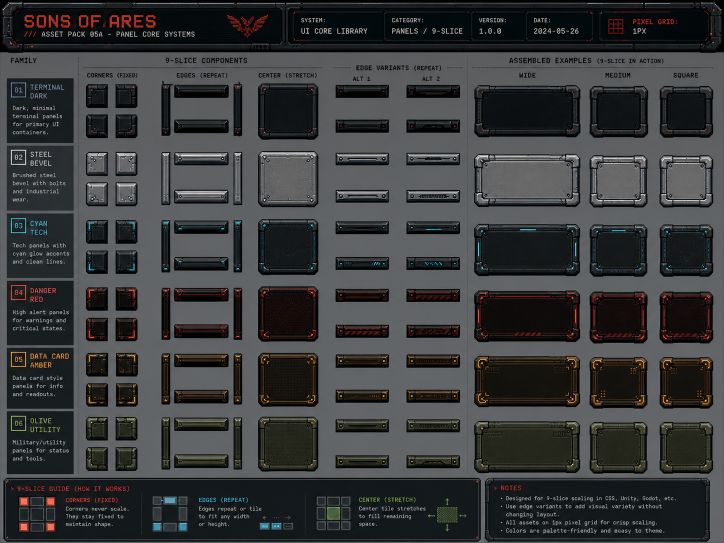
#> input picture assets/ui_assets_uploaded/asset_pack1.png, 1448 x 1086 px (shown at 1/2 size); its folder holds only this picture in this run
$ python slice_ui_assets.py
#> lines starting #> are read from the running program, lines starting #| are printed output that depends on the picture; after the words box and inside, x2 and y2 are one past the last pixel; in counts of white or black regions, pixels touching at a corner belong together
import argparse
import glob
import os
import shutil
from pathlib import Path

import numpy as np
from PIL import Image
from scipy import ndimage


INPUT_DIR = "assets/ui_assets_uploaded"
OUTPUT_DIR = "assets/ui_assets_wip"


def get_background_color(img):
    pixels = img[:, :, :3].reshape(-1, 3)
    quantized = (pixels // 10) * 10
    colors, counts = np.unique(quantized, axis=0, return_counts=True)
    dominant_quantized = colors[np.argmax(counts)]

    mask = np.all((pixels // 10) * 10 == dominant_quantized, axis=1)
    return np.median(pixels[mask], axis=0)


def build_foreground_mask(img, tolerance):
    bg_color = get_background_color(img)
    lower = np.clip(bg_color.astype(int) - tolerance, 0, 255).astype(np.uint8)
    upper = np.clip(bg_color.astype(int) + tolerance, 0, 255).astype(np.uint8)

    background_mask = np.all((img[:, :, :3] >= lower) & (img[:, :, :3] <= upper), axis=2)
    foreground_mask = ~background_mask

    # Clean isolated JPG/composite flecks before grouping nearby pixels.
    foreground_mask = ndimage.binary_opening(foreground_mask, structure=np.ones((2, 2), dtype=bool))
    return background_mask, foreground_mask, bg_color


def is_inside(inner, outer):
    x1, y1, w1, h1 = inner
    x2, y2, w2, h2 = outer
    return x1 >= x2 and y1 >= y2 and (x1 + w1) <= (x2 + w2) and (y1 + h1) <= (y2 + h2)


def crop_to_alpha(crop):
    alpha = crop[:, :, 3]
    ys, xs = np.nonzero(alpha)
    if len(xs) == 0 or len(ys) == 0:
        return None

    left, right = xs.min(), xs.max() + 1
    top, bottom = ys.min(), ys.max() + 1
    return crop[top:bottom, left:right]


def reject_reason(box, stats_area, foreground_mask, image_shape, pack_name):
    x, y, w, h = box
    img_h, img_w = image_shape[:2]
    img_area = img_h * img_w
    box_area = w * h
    fg_area = int(np.count_nonzero(foreground_mask[y : y + h, x : x + w]))
    density = fg_area / box_area if box_area else 0
    aspect = w / h if h else 999

    # The uploaded sheets have a marketing/header strip and instructional footer.
    if y < img_h * 0.055:
        return "catalog header"
    if pack_name != "asset_pack3" and y < img_h * 0.18 and (w > 35 or density < 0.5):
        return "catalog label"
    if y + h > img_h * 0.92:
        return "catalog footer"

    # Full-row separators and page/container outlines are sheet layout, not assets.
    if w > img_w * 0.86 or h > img_h * 0.86:
        return "sheet frame"
    if w > img_w * 0.38 and h > img_h * 0.32:
        return "category block"

    if w < 12 or h < 12:
        return "tiny speck"
    if fg_area < max(36, img_area * 0.00002):
        return "low foreground"

    # Text fragments on these sheets are usually short, sparse, and unframed.
    if h <= 22 and aspect >= 2.0 and density < 0.52:
        return "thin text"
    if h <= 36 and w >= 42 and density < 0.34:
        return "label text"
    if h <= 36 and w >= 86:
        return "section label"
    if h <= 48 and aspect >= 4.5 and density < 0.44:
        return "long label"
    if h <= 34 and 40 <= w <= 130 and density < 0.62:
        return "small text plate"

    # Catalog description blocks are often left-side multiline text.
    if x < img_w * 0.105 and h > 34:
        return "family copy"

    # Decorative scale bars and barcodes are useful only as part of a framed panel.
    if aspect >= 7.0 and h <= 38 and density < 0.46:
        return "wide rule"
    if 28 <= w <= 95 and 34 <= h <= 105 and density < 0.38:
        return "barcode or microtext"
    if h >= 42 and w <= 80 and density < 0.20:
        return "vertical label"

    # Very sparse connected components are usually anti-aliased text/noise.
    if density < 0.055 and stats_area < img_area * 0.004:
        return "sparse noise"

    return None


def collect_boxes(img, foreground_mask, close_kernel, pack_name):
    kernel = np.ones((close_kernel, close_kernel), dtype=bool)
    closed_mask = ndimage.binary_closing(foreground_mask, structure=kernel)
    labels, num_labels = ndimage.label(closed_mask, structure=np.ones((3, 3), dtype=bool))
    slices = ndimage.find_objects(labels)

    boxes = []
    rejected = {}
    for label_idx, component_slice in enumerate(slices, start=1):
        if component_slice is None:
            continue
        y_slice, x_slice = component_slice
        y = int(y_slice.start)
        x = int(x_slice.start)
        h = int(y_slice.stop - y_slice.start)
        w = int(x_slice.stop - x_slice.start)
        box = (x, y, w, h)
        stats_area = int(np.count_nonzero(labels[component_slice] == label_idx))
        reason = reject_reason(box, stats_area, foreground_mask, img.shape, pack_name)
        if reason:
            rejected[reason] = rejected.get(reason, 0) + 1
            continue
        boxes.append(box)

    final_boxes = []
    for box in boxes:
        if not any(box != other and is_inside(box, other) for other in boxes):
            final_boxes.append(box)

    final_boxes.sort(key=lambda item: (item[1], item[0]))
    return final_boxes, rejected


def process_image(filepath, output_dir, clean=False, tolerance=15, close_kernel=10):
    print(f"Reading {filepath}...")
    try:
        img = np.array(Image.open(filepath).convert("RGBA"))
    except OSError:
        print(f"Failed to read {filepath}")
        return 0

    background_mask, foreground_mask, bg_color = build_foreground_mask(img, tolerance)
    print(f"  Detected background color: {bg_color.astype(int).tolist()}")

    img[background_mask] = [0, 0, 0, 0]

    pack_name = Path(filepath).stem
    out_dir = Path(output_dir) / pack_name
    if clean and out_dir.exists():
        shutil.rmtree(out_dir)
    out_dir.mkdir(parents=True, exist_ok=True)

    boxes, rejected = collect_boxes(img, foreground_mask, close_kernel, pack_name)

    written = 0
    for written, (x, y, w, h) in enumerate(boxes, start=1):
        cropped = crop_to_alpha(img[y : y + h, x : x + w])
        if cropped is None:
            continue
        out_path = out_dir / f"slice_{written:03d}.png"
        Image.fromarray(cropped, mode="RGBA").save(out_path)

    reason_text = ", ".join(f"{reason}: {count}" for reason, count in sorted(rejected.items()))
    print(f"  Saved {written} slices to {out_dir}")
    if reason_text:
        print(f"  Rejected {sum(rejected.values())}: {reason_text}")
    return written


def parse_args():
    parser = argparse.ArgumentParser(description="Slice uploaded UI asset sheets into transparent PNGs.")
    parser.add_argument("--input-dir", default=INPUT_DIR)
    parser.add_argument("--output-dir", default=OUTPUT_DIR)
    parser.add_argument("--packs", help="Comma-separated pack stems or filenames, e.g. asset_pack3,asset_pack9")
    parser.add_argument("--clean", action="store_true", help="Remove each pack output directory before writing.")
    parser.add_argument("--tolerance", type=int, default=15, help="Background color tolerance.")
    parser.add_argument("--close-kernel", type=int, default=10, help="Morphological close kernel size.")
    return parser.parse_args()


def main():
    args = parse_args()
    Path(args.output_dir).mkdir(parents=True, exist_ok=True)

    images = sorted(glob.glob(os.path.join(args.input_dir, "*.png")))
    if args.packs:
        wanted = {Path(pack.strip()).stem for pack in args.packs.split(",") if pack.strip()}
        images = [path for path in images if Path(path).stem in wanted]

    total = 0
    for img_path in images:
        total += process_image(
            img_path,
            args.output_dir,
            clean=args.clean,
            tolerance=args.tolerance,
            close_kernel=args.close_kernel,
        )
#> in get_background_color, `colors, counts = np.unique(quantized, axis=0, return_counts=True)`: colors = 2453 rows, first 8: [0, 0, 0], [0, 0, 10], [0, 0, 20], [0, 0, 30], [0, 10, 0], [0, 10, 10], [0, 10, 20], [0, 10, 30]; counts = 2453 values, max 203373 at index 851, min 1 at index 13, mean 641.1
#> in get_background_color, `dominant_quantized = colors[np.argmax(counts)]`: dominant_quantized = [90, 100, 100]
#> in build_foreground_mask, `bg_color = get_background_color(img)`: bg_color = [98, 101, 103]
#> in build_foreground_mask, `lower = np.clip(bg_color.astype(int) - tolerance, 0, 255).astype(np.ui..`: lower = [83, 86, 88]
#> in build_foreground_mask, `upper = np.clip(bg_color.astype(int) + tolerance, 0, 255).astype(np.ui..`: upper = [113, 116, 118]
#> in build_foreground_mask, `background_mask = np.all((img[:, :, :3] >= lower) & (img[:, :, :3] <= ..`:
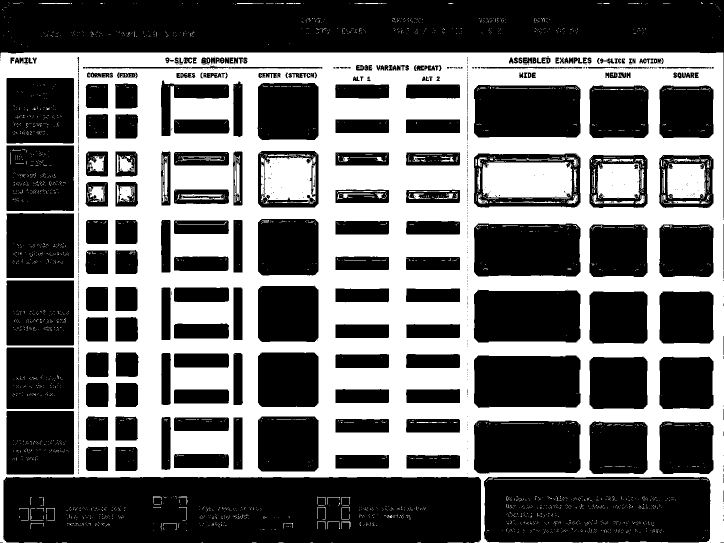
#> background_mask: shape (1086, 1448) bool (shown at 1/2 size); 41.1% white; 3513 white regions (3370 under 20 px), largest, box (x1, y1, x2, y2) and area: (0, 105, 1448, 1086) 594087, (965, 324, 1144, 397) 12216, (522, 314, 631, 407) 7849
#> in build_foreground_mask, `foreground_mask = ndimage.binary_opening(foreground_mask, structure=np..`:
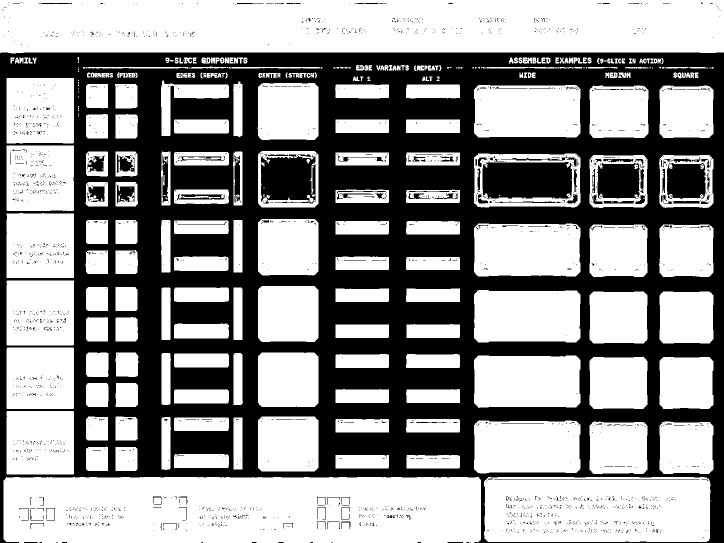
#> foreground_mask: shape (1086, 1448) bool (shown at 1/2 size); 58.6% white; 2607 black regions (2469 under 20 px), largest, box (x1, y1, x2, y2) and area: (0, 105, 1448, 1086) 596562, (965, 323, 1144, 399) 12420, (522, 309, 631, 407) 9153
#> in process_image, `background_mask, foreground_mask, bg_color = build_foreground_mask(img..`: bg_color = [98, 101, 103]
#|   Detected background color: [98, 101, 103]
#> in process_image, `img[background_mask] = [0, 0, 0, 0]`:
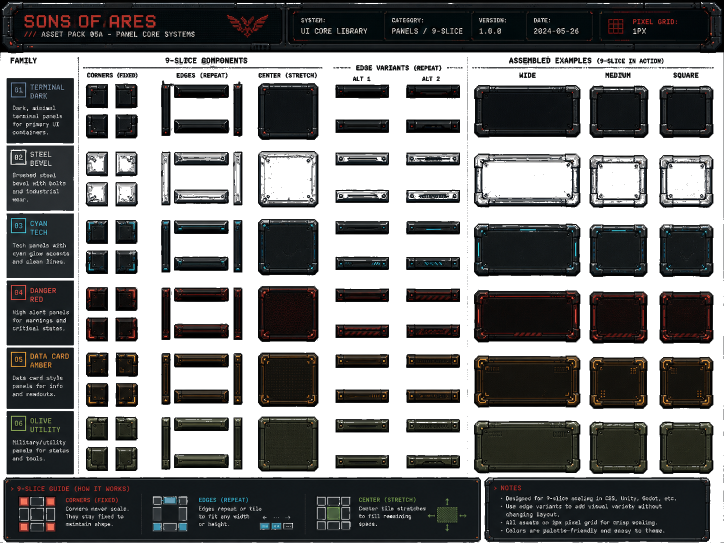
#> img: shape (1086, 1448, 4) (shown at 1/2 size); mean R, G, B, A 18.3, 18.7, 18.5, 150.3; transparent parts drawn white
#> in collect_boxes, `labels, num_labels = ndimage.label(closed_mask, structure=np.ones((3, ..`:
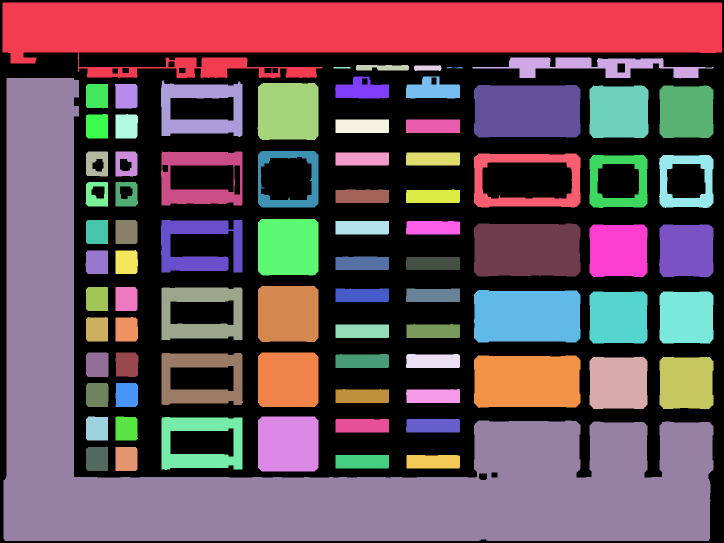
#> labels: shape (1086, 1448) int32 (shown at 1/2 size); 83 distinct labels, from 0 to 82; one colour per label, 0 black
#> in collect_boxes, `labels, num_labels = ndimage.label(closed_mask, structure=np.ones((3, ..`: num_labels = 82
#> in collect_boxes, `slices = ndimage.find_objects(labels)`: slices = 82 items
#> the loop in collect_boxes, `for label_idx, component_slice in enumerate(slices, start=1):` made 82 passes
#> (box, stats_area, box_area in reject_reason, fg_area in reject_reason) on passes 1 to 7: ((5, 5, 1439, 152), 153745, 218728, 152880), ((945, 115, 482, 42), 8681, 20244, 4032), ((712, 130, 106, 11), 1058, 1166, 700), ((828, 130, 55, 12), 544, 660, 376), ((667, 134, 34, 3), 102, 102, 73), ((894, 134, 31, 3), 65, 93, 44), ((670, 153, 108, 44), 3319, 4752, 3053)
#> the loop in collect_boxes, `for box in boxes:` made 44 passes
#> box on passes 1 to 8: (172, 228, 44, 49), (231, 228, 45, 49), (516, 302, 121, 113), (172, 303, 44, 50), (231, 303, 44, 50), (322, 303, 163, 108), (948, 307, 213, 108), (1179, 310, 116, 106)
#> the loop in process_image, `for written, (x, y, w, h) in enumerate(boxes, start=1):` made 44 passes
#> pass 1, in crop_to_alpha, `alpha = crop[:, :, 3]`:
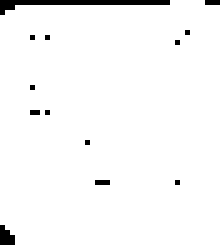
#> alpha: shape (49, 44) (shown 5 times larger); 97.1% white; black in thin lines or dots
#> pass 1, in process_image, `cropped = crop_to_alpha(img[y : y + h, x : x + w])`:
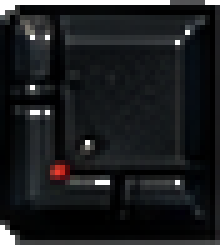
#> cropped: shape (49, 44, 4) (shown 5 times larger); mean R, G, B, A 19.7, 21.4, 23.3, 247.5; transparent parts drawn white
#> after the loop in process_image, `for written, (x, y, w, h) in enumerate(boxes, start=1):`:
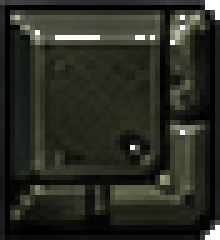
#> cropped: shape (48, 44, 4) (shown 5 times larger); mean R, G, B, A 37.5, 39.4, 31.2, 251.1; transparent parts drawn white
#|   Saved 44 slices to assets/ui_assets_wip/asset_pack1
#|   Rejected 38: catalog header: 1, catalog label: 14, section label: 22, tiny speck: 1
    print(f"Done slicing {len(images)} sheet(s), {total} slice(s).")
#| Done slicing 1 sheet(s), 44 slice(s).


if __name__ == "__main__":
    main()

$ run again, on assets/ui_assets_uploaded/asset_pack15.png
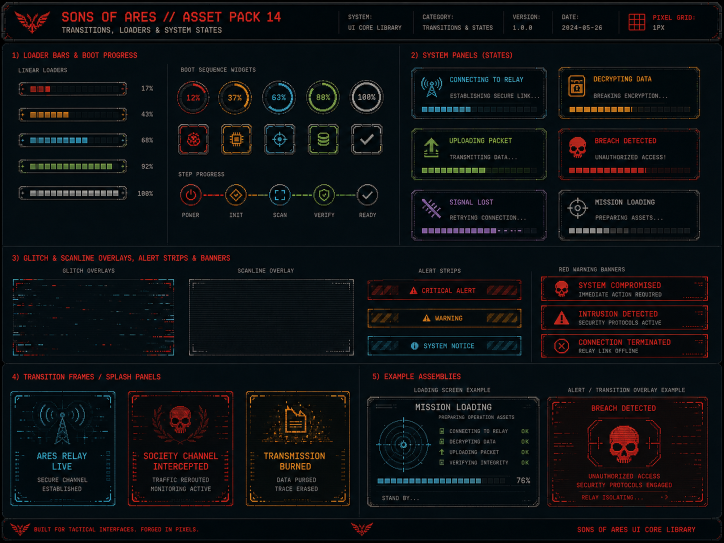
#> input picture assets/ui_assets_uploaded/asset_pack15.png, 1448 x 1086 px (shown at 1/2 size)
#> colors = 2454 rows, first 8: [0, 0, 0], [0, 0, 10], [0, 0, 20], [0, 0, 30], [0, 10, 0], [0, 10, 10], [0, 10, 20], [0, 10, 30]; counts = 2454 values, max 746766 at index 5, min 1 at index 8, mean 640.8
#> dominant_quantized = [0, 10, 10]
#> in build_foreground_mask, `bg_color = get_background_color(img)`: bg_color = [3, 12, 17]
#> lower = [0, 0, 2]
#> upper = [18, 27, 32]
#> background_mask: shape (1086, 1448) bool; 84.2% white; 3443 black regions (2303 under 20 px), largest, box (x1, y1, x2, y2) and area: (0, 0, 1448, 1086) 19697, (27, 77, 1419, 86) 3915, (1218, 850, 1278, 927) 3118
#> in process_image, `background_mask, foreground_mask, bg_color = build_foreground_mask(img..`: bg_color = [3, 12, 17]
#|   Detected background color: [3, 12, 17]
#> closed_mask: shape (1086, 1448) bool; 22.4% white; 254 white regions (61 under 20 px), largest, box (x1, y1, x2, y2) and area: (1082, 534, 1417, 716) 37477, (491, 781, 701, 1013) 17311, (1094, 775, 1416, 1014) 16667
#> in collect_boxes, `labels, num_labels = ndimage.label(closed_mask, structure=np.ones((3, ..`:
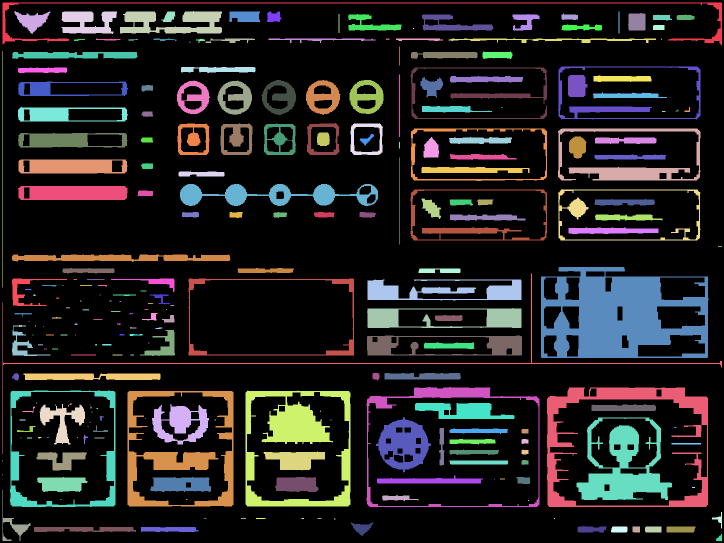
#> labels: shape (1086, 1448) int32 (shown at 1/2 size); 255 distinct labels, from 0 to 254; one colour per label, 0 black
#> num_labels = 254
#> slices = 254 items
#> the loop in collect_boxes, `for label_idx, component_slice in enumerate(slices, start=1):` made 254 passes
#> (box, stats_area, box_area in reject_reason, fg_area in reject_reason) on passes 1 to 3: ((5, 5, 1439, 86), 5289, 123754, 20612), ((29, 22, 72, 46), 1556, 3312, 1197), ((240, 22, 204, 45), 5412, 9180, 3723)
#> the loop in collect_boxes, `for box in boxes:` made 26 passes
#> box on passes 1 to 8: (283, 170, 23, 13), (614, 246, 65, 64), (355, 247, 64, 63), (441, 247, 64, 63), (822, 257, 272, 105), (1116, 257, 285, 104), (634, 265, 26, 27), (720, 268, 28, 23)
#> the loop in process_image, `for written, (x, y, w, h) in enumerate(boxes, start=1):` made 22 passes
#> pass 3, in process_image, `cropped = crop_to_alpha(img[y : y + h, x : x + w])`:
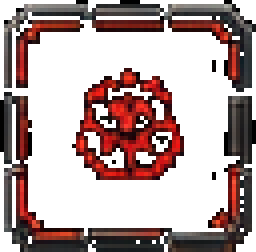
#> cropped: shape (63, 64, 4) (shown 4 times larger); mean R, G, B, A 36.8, 16.9, 15.8, 110; transparent parts drawn white
#|   Saved 22 slices to assets/ui_assets_wip/asset_pack15
#> (printed output is left out)
#| Done slicing 1 sheet(s), 22 slice(s).

$ run again, on assets/ui_assets_uploaded/asset_pack16.png
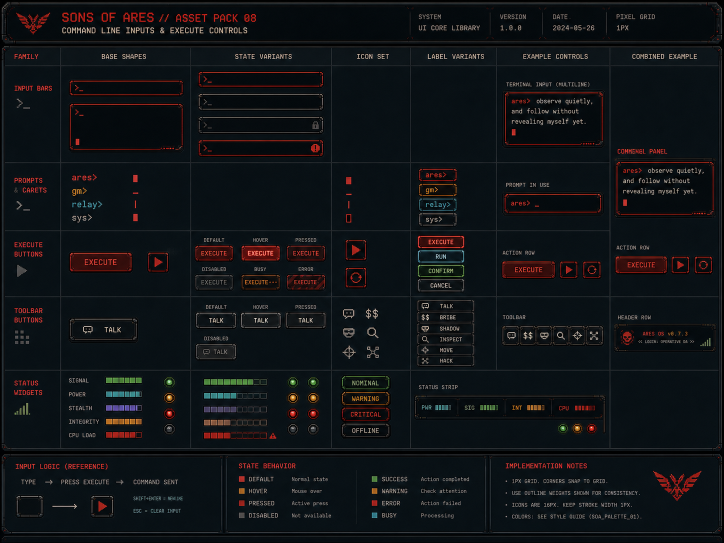
#> input picture assets/ui_assets_uploaded/asset_pack16.png, 1448 x 1086 px (shown at 1/2 size)
#> colors = 2478 rows, first 8: [0, 0, 0], [0, 0, 10], [0, 0, 20], [0, 10, 0], [0, 10, 10], [0, 10, 20], [0, 10, 30], [0, 20, 0]; counts = 2478 values, max 676609 at index 5, min 1 at index 15, mean 634.6
#> dominant_quantized = [0, 10, 20]
#> in build_foreground_mask, `bg_color = get_background_color(img)`: bg_color = [8, 16, 21]
#> lower = [0, 1, 6]
#> upper = [23, 31, 36]
#> background_mask: shape (1086, 1448) bool; 83.9% white; 1516 black regions (827 under 20 px), largest, box (x1, y1, x2, y2) and area: (0, 0, 1448, 1086) 73336, (138, 503, 265, 545) 5067, (1003, 521, 1112, 558) 3803
#> in process_image, `background_mask, foreground_mask, bg_color = build_foreground_mask(img..`: bg_color = [8, 16, 21]
#|   Detected background color: [8, 16, 21]
#> closed_mask: shape (1086, 1448) bool; 19.1% white; 207 white regions (32 under 20 px), largest, box (x1, y1, x2, y2) and area: (5, 5, 1444, 1079) 117101, (682, 751, 781, 877) 9288, (1005, 650, 1207, 692) 7207
#> in collect_boxes, `labels, num_labels = ndimage.label(closed_mask, structure=np.ones((3, ..`:
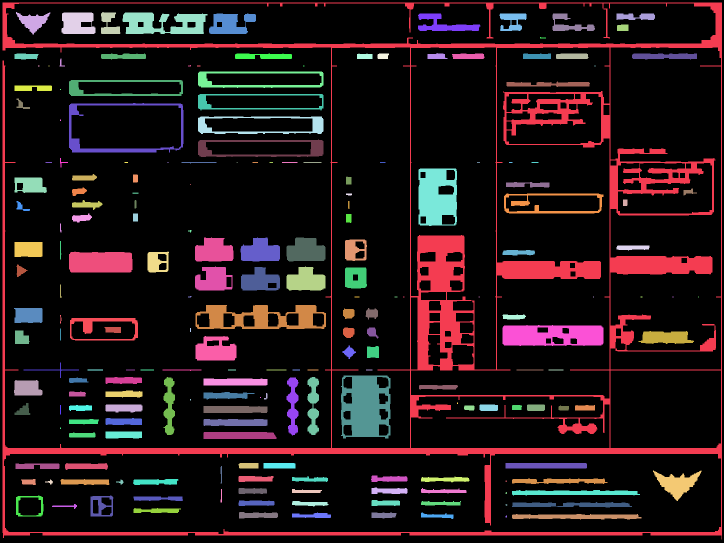
#> labels: shape (1086, 1448) int32 (shown at 1/2 size); 208 distinct labels, from 0 to 207; one colour per label, 0 black
#> num_labels = 207
#> slices = 207 items
#> the loop in collect_boxes, `for label_idx, component_slice in enumerate(slices, start=1):` made 207 passes
#> (box, stats_area, box_area in reject_reason, fg_area in reject_reason) on passes 1 to 3: ((5, 5, 1439, 1074), 117101, 1545486, 206681), ((32, 24, 69, 45), 1416, 3105, 1100), ((202, 24, 39, 44), 1014, 1716, 733)
#> the loop in collect_boxes, `for box in boxes:` made 36 passes
#> box on passes 1 to 8: (33, 197, 27, 21), (120, 316, 16, 19), (837, 337, 77, 115), (144, 375, 30, 17), (1367, 377, 27, 14), (33, 402, 27, 20), (390, 475, 77, 48), (481, 475, 79, 48)
#> the loop in process_image, `for written, (x, y, w, h) in enumerate(boxes, start=1):` made 36 passes
#> pass 3, in crop_to_alpha (call 3), `alpha = crop[:, :, 3]`:
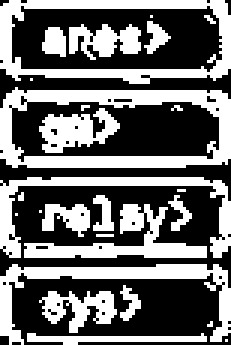
#> alpha: shape (115, 77) (shown 3 times larger); 42.9% white; 27 white regions (12 under 20 px), largest, box (x1, y1, x2, y2) and area: (0, 29, 77, 56) 780, (0, 0, 77, 28) 631, (0, 88, 77, 115) 489
#|   Saved 36 slices to assets/ui_assets_wip/asset_pack16
#|   Rejected 171: barcode or microtext: 2, catalog footer: 19, catalog header: 11, catalog label: 15, family copy: 3, label text: 4, long label: 3, section label: 7, small text plate: 9, thin text: 6, tiny speck: 92
#| Done slicing 1 sheet(s), 36 slice(s).
